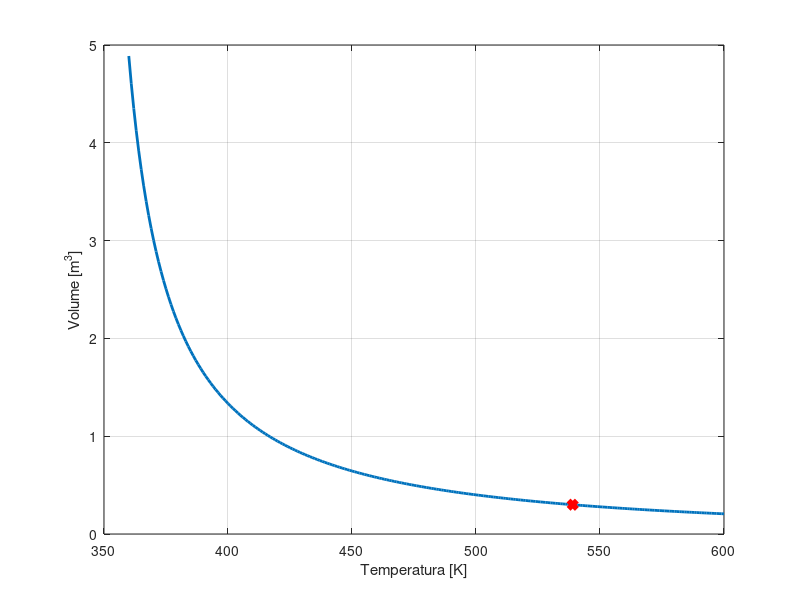

Reproduce this figure in MATLAB.
clear
close all
clc

%% ossidante e combustibile
M_tot = (1596.645)/2;
r = 4.2;

M_ox = (r/(r+1))*M_tot;
rho_ox = 1520;
M_f = (1/(r+1))*M_tot;
rho_f = 800;

V_ox = M_ox/rho_ox;
V_f = M_f/rho_f;

%check 
M_ox_check = 644.347345612134;
M_f_check = 153.416034669556;
err_perc_Mox = abs(M_ox_check-M_ox)/M_ox*100
err_perc_Mf = abs(M_f_check-M_f)/M_f*100

%% risoluzione

V_vect = [];
T_vect = [360:1:600];

for i=1:length(T_vect)

%% dati 
T_i = T_vect(i); %parametro, valore_minimo = T_f
p_f = 4.137e6;
T_f = 70+273.15; % T_tank valore intermedio  

%azoto_N
Ru = 8314;
MM = 28.01;
gamma = 1.404; 
R_N = Ru/MM; 

%% p iniziale
p_i = p_f*((T_i/T_f)^((gamma)/(gamma-1)));

%% pressurizzante
V_N = 0;
i = 0;
toll = 10;
M_vett = [];

while (toll > 0.02)
    i = i+1;
    M_N = (p_f/(R_N*T_f))*(V_ox+V_f+V_N);
    V_N = (M_N/p_i)*T_i*R_N;
    M_vett = [M_vett,M_N];
    if (i>1)
        toll = M_vett(i)-M_vett(i-1);
    end
end

V_vect = [V_vect,V_N];
end

%% scelgo T
diff = V_vect(1)-V_vect(end); 
diff = 0.98*diff;          %variazione del 98% del volume di ingombro
ingombro = V_vect(1)-diff; %ingombro scelto
for i=1:length(V_vect)
    if (V_vect(i)-ingombro) < 0.001
        volume = V_vect(i)
        temperatura = T_vect(i)
        j = i;
        break
    end
end

%% dimensionamento del cilindro
H = 1; %impongo h=1m
A = V_vect(j)/H;
diametro = sqrt(4*A/pi)

%% grafico ingombro
figure
plot(T_vect,V_vect,'LineWidth',2)
grid on;
xlabel('Temperatura [K]')
ylabel('Volume [m^3]')
hold on
plot(T_vect(j),V_vect(j),'rx-','LineWidth',4)
